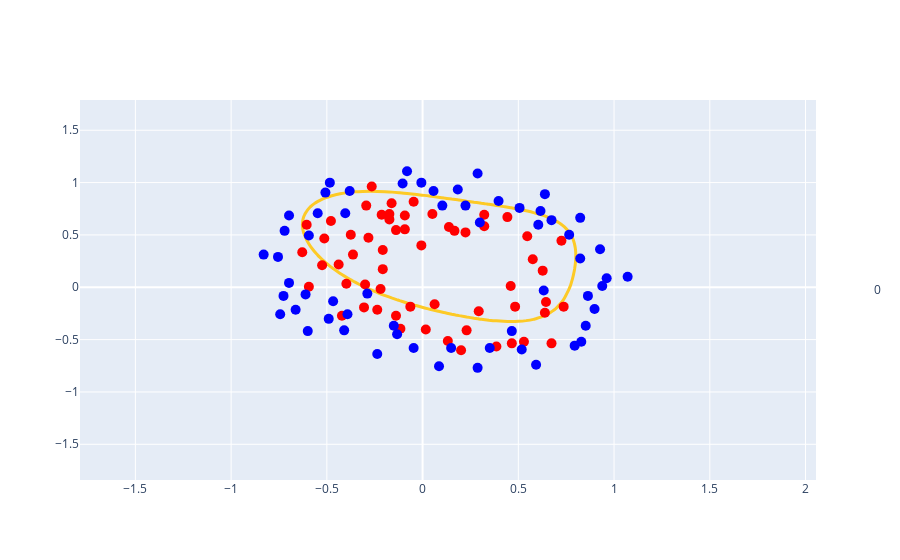

Here is the notebook cell this chart was saved with:
### Code cell
fig = go.Figure()

fig.add_trace(go.Scatter(
    x=x1, 
    y=x2, 
    mode='markers', 
    marker=dict(color=colors, size=10),
    name='Data Points'
))

# Thêm đồ thị đường đồng mức (Contour) để hiển thị các điểm mức 0
fig.add_trace(go.Contour(
    z=X_mapFeature_data,
    x=x_values,
    y=y_values,
    contours=dict(
        start=1,
        end=0,
        size=2,
        coloring='lines',
    ),
    line=dict(color='blue', width= 3),
))
